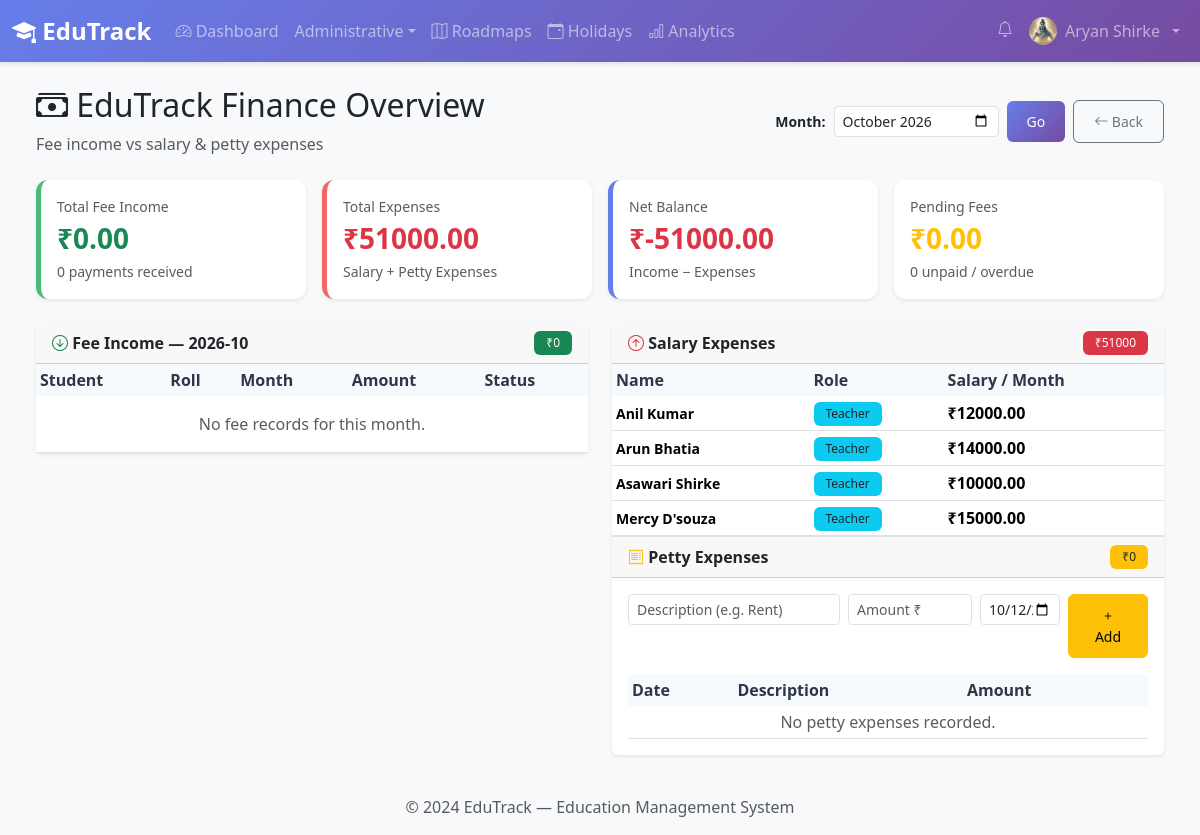
The app's page /admin-panel/finance/ (signed in) with its own data.
### core/models.py (models this page shows, shortened)
class UserProfile(models.Model):
    ROLE_CHOICES = [
        ('admin', 'Administrator'),
        ('teacher', 'Teacher'),
        ('student', 'Student'),
        ('parent', 'Parent'),
    ]
    user = models.OneToOneField(
        User,
        on_delete=models.CASCADE,
        related_name='profile'
    )
    role = models.CharField(
        max_length=20,
        choices=ROLE_CHOICES,
        default='student'
    )
    phone_number = models.CharField(
        max_length=15,
        blank=True,
        help_text='Contact phone number'
    )
    profile_photo = models.ImageField(
        upload_to='profile_photos/',
        null=True,
        blank=True,
        validators=[validate_image_extension],
        help_text='Profile picture (JPG, PNG, GIF)'
    )
    date_of_birth = models.DateField(null=True, blank=True)
    address = models.TextField(blank=True, help_text='Residential address')
    pending_amount = models.DecimalField(
        max_digits=10,
        decimal_places=2,
        default=0.00,
        help_text='Running total of unpaid/overdue fees (auto-updated)'
    )
    created_at = models.DateTimeField(auto_now_add=True)
    updated_at = models.DateTimeField(auto_now=True)
    class Meta:
        verbose_name = 'User Profile'
        verbose_name_plural = 'User Profiles'
        ordering = ['user__first_name', 'user__last_name']

class TeacherProfile(models.Model):
    QUALIFICATION_CHOICES = [
        ('b_ed', 'B.Ed'),
        ('m_ed', 'M.Ed'),
        ('b_sc', 'B.Sc'),
        ('m_sc', 'M.Sc'),
        ('b_a', 'B.A'),
        ('m_a', 'M.A'),
        ('phd', 'Ph.D'),
        ('other', 'Other'),
    ]
    profile = models.OneToOneField(
        'UserProfile',
        on_delete=models.CASCADE,
        related_name='teacher_profile',
        limit_choices_to={'role': 'teacher'},
        help_text='UserProfile of the teacher (role must be teacher)'
    )
    salary = models.DecimalField(
        max_digits=10,
        decimal_places=2,
        default=0.00,
        help_text='Monthly salary e.g. 12000.00'
    )
    joining_date = models.DateField(
        null=True,
        blank=True,
        help_text='Date teacher joined the school'
    )
    qualification = models.CharField(
        max_length=10,
        choices=QUALIFICATION_CHOICES,
        blank=True,
        help_text='Highest academic qualification'
    )
    emergency_contact = models.CharField(
        max_length=15,
        blank=True,
        help_text='Emergency contact phone number'
    )
    created_at = models.DateTimeField(auto_now_add=True)
    updated_at = models.DateTimeField(auto_now=True)
    class Meta:
        verbose_name = 'Teacher Profile'
        verbose_name_plural = 'Teacher Profiles'
        ordering = ['profile__user__first_name', 'profile__user__last_name']

### core/views.py (the view, shortened to what this page needs)
# urls.py: path('admin-panel/finance/', AdminFinanceView.as_view(), name='admin_finance'),
class AdminFinanceView(LoginRequiredMixin, AdminRequiredMixin, View):
    template_name = 'admin/finance.html'
    def get(self, request):
        from datetime import date as dt
        from django.db.models import Sum
        selected_month = request.GET.get('month', dt.today().strftime('%Y-%m'))
        year, month    = selected_month.split('-')
        month_str      = f"{month}/{year}"  # MM/YYYY format used in FeesStatus
        fee_records  = FeesStatus.objects.filter(month=month_str).select_related('student__user')
        paid_fees    = fee_records.filter(status='paid')
        pending_fees = fee_records.filter(status__in=['unpaid', 'overdue'])
        total_income  = paid_fees.aggregate(t=Sum('fees'))['t'] or 0
        total_pending = pending_fees.aggregate(t=Sum('fees'))['t'] or 0
        salary_records = []
        total_salary   = 0
        for tp in TeacherProfile.objects.select_related('profile__user'):
            salary_records.append({
                'name':   tp.profile.user.get_full_name(),
                'role':   'Teacher',
                'salary': tp.salary,
            })
            total_salary += float(tp.salary)
        petty_expenses = PettyExpense.objects.filter(
            date__year=year, date__month=month
        )
        total_petty = petty_expenses.aggregate(t=Sum('amount'))['t'] or 0
        total_expenses = total_salary + float(total_petty)
        net_balance    = float(total_income) - total_expenses
        return render(request, self.template_name, {
            'selected_month':    selected_month,
            'fee_records':       fee_records,
            'paid_fees_count':   paid_fees.count(),
            'pending_fees_count':pending_fees.count(),
            'total_income':      total_income,
            'total_pending':     total_pending,
            'salary_records':    salary_records,
            'total_salary':      total_salary,
            'petty_expenses':    petty_expenses,
            'total_petty':       total_petty,
            'total_expenses':    total_expenses,
            'net_balance':       net_balance,
            'today':             dt.today().strftime('%Y-%m-%d'),
        })

### templates/admin/finance.html (shortened to what this page needs)
{% extends 'base.html' %}
{% block content %}
<div class="container-fluid">
  <div class="d-flex justify-content-between align-items-center mb-4">
    <div>
      <h2><i class="bi bi-cash-stack"></i> EduTrack Finance Overview</h2>
      <p class="text-muted mb-0">Fee income vs salary & petty expenses</p>
    </div>
    <div class="d-flex gap-2">
      <form method="get" class="d-flex gap-2 align-items-center">
        <label class="fw-semibold small mb-0">Month:</label>
        <input type="month" name="month" class="form-control form-control-sm" value="{{ selected_month }}">
        <button type="submit" class="btn btn-sm btn-primary">Go</button>
      </form>
      <a href="{% url 'admin_dashboard' %}" class="btn btn-outline-secondary btn-sm">
        <i class="bi bi-arrow-left"></i> Back
      </a>
    </div>
  </div>
  <div class="row g-3 mb-4">
    <div class="col-md-3">
      <div class="card finance-card income-card shadow-sm">
        <div class="card-body">
          <div class="text-muted small">Total Fee Income</div>
          <div class="fs-3 fw-bold text-success">₹{{ total_income|floatformat:2 }}</div>
          <small class="text-muted">{{ paid_fees_count }} payments received</small>
        </div>
      </div>
    </div>
    <div class="col-md-3">
      <div class="card finance-card expense-card shadow-sm">
        <div class="card-body">
          <div class="text-muted small">Total Expenses</div>
          <div class="fs-3 fw-bold text-danger">₹{{ total_expenses|floatformat:2 }}</div>
          <small class="text-muted">Salary + Petty Expenses</small>
        </div>
      </div>
    </div>
    <div class="col-md-3">
      <div class="card finance-card net-card shadow-sm">
        <div class="card-body">
          <div class="text-muted small">Net Balance</div>
          <div class="fs-3 fw-bold {% if net_balance >= 0 %}text-success{% else %}text-danger{% endif %}">
            ₹{{ net_balance|floatformat:2 }}
          </div>
          <small class="text-muted">Income − Expenses</small>
        </div>
      </div>
    </div>
    <div class="col-md-3">
      <div class="card finance-card shadow-sm">
        <div class="card-body">
          <div class="text-muted small">Pending Fees</div>
          <div class="fs-3 fw-bold text-warning">₹{{ total_pending|floatformat:2 }}</div>
          <small class="text-muted">{{ pending_fees_count }} unpaid / overdue</small>
        </div>
      </div>
    </div>
  </div>
  <div class="row g-4">
    <div class="col-md-6">
      <div class="card shadow-sm">
        <div class="card-header d-flex justify-content-between align-items-center">
          <strong><i class="bi bi-arrow-down-circle text-success"></i> Fee Income — {{ selected_month }}</strong>
          <span class="badge bg-success">₹{{ total_income|floatformat:0 }}</span>
        </div>
        <div class="card-body p-0">
          <div class="table-responsive" style="max-height:300px;overflow-y:auto;">
            <table class="table table-hover table-sm align-middle mb-0">
              <thead class="table-light sticky-top">
                <tr><th>Student</th><th>Roll</th><th>Month</th><th>Amount</th><th>Status</th></tr>
              </thead>
              <tbody>
                {% for fee in fee_records %}
                <tr>
                  <td class="fw-semibold small">{{ fee.student.user.get_full_name }}</td>
                  <td><small class="text-muted">{{ fee.student.roll_number }}</small></td>
                  <td><small>{{ fee.month }}</small></td>
                  <td class="fw-semibold">₹{{ fee.fees }}</td>
                  <td>
                    {% if fee.status == 'paid' %}<span class="badge bg-success">Paid</span>
                    {% elif fee.status == 'overdue' %}<span class="badge bg-danger">Overdue</span>
                    {% elif fee.status == 'waived' %}<span class="badge bg-secondary">Waived</span>
                    {% else %}<span class="badge bg-warning text-dark">Unpaid</span>{% endif %}
                  </td>
                </tr>
                {% empty %}
                <tr><td colspan="5" class="text-center text-muted py-3">No fee records for this month.</td></tr>
                {% endfor %}
              </tbody>
            </table>
          </div>
        </div>
      </div>
    </div>
    <div class="col-md-6">
      <div class="card shadow-sm">
        <div class="card-header d-flex justify-content-between align-items-center">
          <strong><i class="bi bi-arrow-up-circle text-danger"></i> Salary Expenses</strong>
          <span class="badge bg-danger">₹{{ total_salary|floatformat:0 }}</span>
        </div>
        <div class="card-body p-0">
          <div class="table-responsive" style="max-height:200px;overflow-y:auto;">
            <table class="table table-hover table-sm align-middle mb-0">
              <thead class="table-light sticky-top">
                <tr><th>Name</th><th>Role</th><th>Salary / Month</th></tr>
              </thead>
              <tbody>
                {% for s in salary_records %}
                <tr>
                  <td class="fw-semibold small">{{ s.name }}</td>
                  <td><span class="badge bg-info text-dark small">{{ s.role }}</span></td>
                  <td class="fw-semibold">₹{{ s.salary|floatformat:2 }}</td>
                </tr>
                {% empty %}
                <tr><td colspan="3" class="text-center text-muted py-3">No salary records found.</td></tr>
                {% endfor %}
              </tbody>
            </table>
          </div>
        </div>
        <div class="card-header border-top d-flex justify-content-between align-items-center">
          <strong><i class="bi bi-receipt text-warning"></i> Petty Expenses</strong>
          <span class="badge bg-warning text-dark">₹{{ total_petty|floatformat:0 }}</span>
        </div>
        <div class="card-body">
          <form method="post" action="{% url 'admin_finance' %}" class="row g-2 mb-3">
            <div class="col-md-5">
              <input type="text" name="description" class="form-control form-control-sm"
                     placeholder="Description (e.g. Rent)" required>
            </div>
            <div class="col-md-3">
              <input type="number" name="amount" class="form-control form-control-sm"
                     placeholder="Amount ₹" step="0.01" min="0" required>
            </div>
            <div class="col-md-2">
              <input type="date" name="expense_date" class="form-control form-control-sm" value="{{ today }}">
            </div>
            <div class="col-md-2">
              <button type="submit" class="btn btn-sm btn-warning w-100">
                <i class="bi bi-plus"></i> Add
              </button>
            </div>
          </form>
          <div class="table-responsive" style="max-height:180px;overflow-y:auto;">
            <table class="table table-sm align-middle mb-0">
              <thead class="table-light sticky-top">
                <tr><th>Date</th><th>Description</th><th>Amount</th><th></th></tr>
              </thead>
              <tbody>
                {% for exp in petty_expenses %}
                <tr>
                  <td><small>{{ exp.date|date:"d M Y" }}</small></td>
                  <td><small>{{ exp.description }}</small></td>
                  <td class="fw-semibold">₹{{ exp.amount }}</td>
                  <td>
                    <form method="post" action="{% url 'admin_finance' %}"
                          onsubmit="return confirm('Delete this expense?')">
                      {% csrf_token %}
                      <input type="hidden" name="action" value="delete_expense">
                      <input type="hidden" name="expense_id" value="{{ exp.pk }}">
                      <button type="submit" class="btn btn-sm btn-outline-danger">
                        <i class="bi bi-trash"></i>
                      </button>
                    </form>
                  </td>
                </tr>
                {% empty %}
                <tr><td colspan="4" class="text-center text-muted">No petty expenses recorded.</td></tr>
                {% endfor %}
              </tbody>
            </table>
          </div>
        </div>
      </div>
    </div>
  </div>
</div>
{% endblock %}

### templates/base.html (shortened to what this page needs)
{% load static %}
<!DOCTYPE html>
<html lang="en">
<head>
  <link href="https://cdn.jsdelivr.net/npm/bootstrap@5.3.2/dist/css/bootstrap.min.css" rel="stylesheet">
  <link rel="stylesheet" href="https://cdn.jsdelivr.net/npm/bootstrap-icons@1.11.1/font/bootstrap-icons.css">
  <link rel="stylesheet" href="{% static 'css/style.css' %}">
</head>
<body>
  {% if user.is_authenticated %}
  <nav class="navbar navbar-expand-lg navbar-dark" style="background: linear-gradient(135deg,#667eea,#764ba2)">
    <div class="container-fluid">
      <a class="navbar-brand fw-bold" href="{% url 'dashboard' %}">
        <i class="bi bi-mortarboard-fill"></i> EduTrack
      </a>
      <div class="collapse navbar-collapse" id="navbarNav">
        <ul class="navbar-nav me-auto">
          {% if user.profile.role == 'admin' or user.is_superuser %}
          <li class="nav-item"><a class="nav-link" href="{% url 'admin_dashboard' %}"><i class="bi bi-speedometer2"></i> Dashboard</a></li>
          <li class="nav-item dropdown">
            <a class="nav-link dropdown-toggle" href="#" data-bs-toggle="dropdown">Administrative</a>
          </li>
          <li class="nav-item"><a class="nav-link" href="{% url 'all_roadmaps' %}"><i class="bi bi-map"></i> Roadmaps</a></li>
          <li class="nav-item"><a class="nav-link" href="{% url 'holiday_list' %}"><i class="bi bi-calendar-event"></i> Holidays</a></li>
          <li class="nav-item"><a class="nav-link" href="{% url 'admin_analytics' %}"><i class="bi bi-bar-chart"></i> Analytics</a></li>
          {% elif user.profile.role == 'parent' %}
          <li class="nav-item"><a class="nav-link" href="{% url 'parent_dashboard' %}">Dashboard</a></li>
          <li class="nav-item"><a class="nav-link" href="{% url 'public_roadmaps' %}">Roadmaps</a></li>
          <li class="nav-item"><a class="nav-link" href="{% url 'parent_feedback' %}">Feedback</a></li>
          {% endif %}
        </ul>
        <ul class="navbar-nav">
          <li class="nav-item">
            <a class="nav-link position-relative" {% if request.user.profile.role == 'admin' %}
							href="{% url 'admin_notifications' %}"
						{% else %}
							href="{% url 'notifications' %}"
						{% endif %}>
              <i class="bi bi-bell"></i>
            </a>
          </li>
          <li class="nav-item dropdown">
            <a class="nav-link dropdown-toggle d-flex align-items-center gap-2" href="#" data-bs-toggle="dropdown">
              {% if user.profile.profile_photo %}
                <img src="{{ user.profile.profile_photo.url }}" class="rounded-circle" width="28" height="28" style="object-fit:cover;">
              {% else %}
                <i class="bi bi-person-circle"></i>
              {% endif %}
              {{ user.get_full_name|default:user.username }}
            </a>
          </li>
        </ul>
      </div>
    </div>
  </nav>
  {% endif %}
  <div class="container-fluid py-4 px-4">
    {% block content %}{% endblock %}
  </div>
  <footer class="footer mt-auto py-3 bg-light">
    <div class="container text-center">
      <span class="text-muted">© 2024 EduTrack — Education Management System</span>
    </div>
  </footer>
</body>
</html>

### records on screen
TeacherProfile: salary "12000.00"
TeacherProfile: salary "14000.00"
TeacherProfile: salary "10000.00"
TeacherProfile: salary "15000.00"

### other values on screen
{{ user.get_full_name|default:user.username }} "Aryan Shirke"
{{ total_income|floatformat:2 }} "0.00"
{{ paid_fees_count }} "0"
{{ total_expenses|floatformat:2 }} "51000.00"
{{ net_balance|floatformat:2 }} "-51000.00"
{{ total_pending|floatformat:2 }} "0.00"
{{ pending_fees_count }} "0"
{{ selected_month }} "2026-10"
{{ total_income|floatformat:0 }} "0"
{{ total_salary|floatformat:0 }} "51000"
{{ s.name }} "Anil Kumar" "Arun Bhatia" "Asawari Shirke" "Mercy D'souza"
{{ s.role }} "Teacher" "Teacher" "Teacher" "Teacher"
{{ total_petty|floatformat:0 }} "0"
